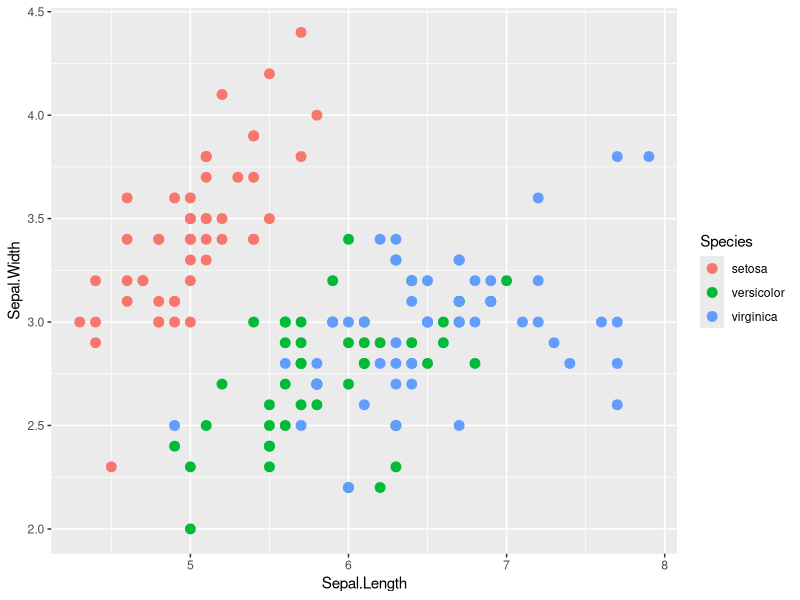
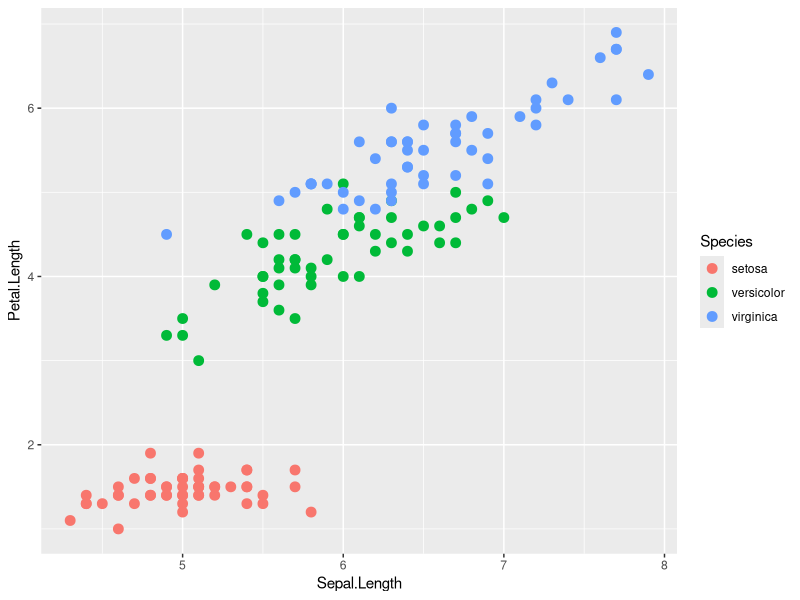
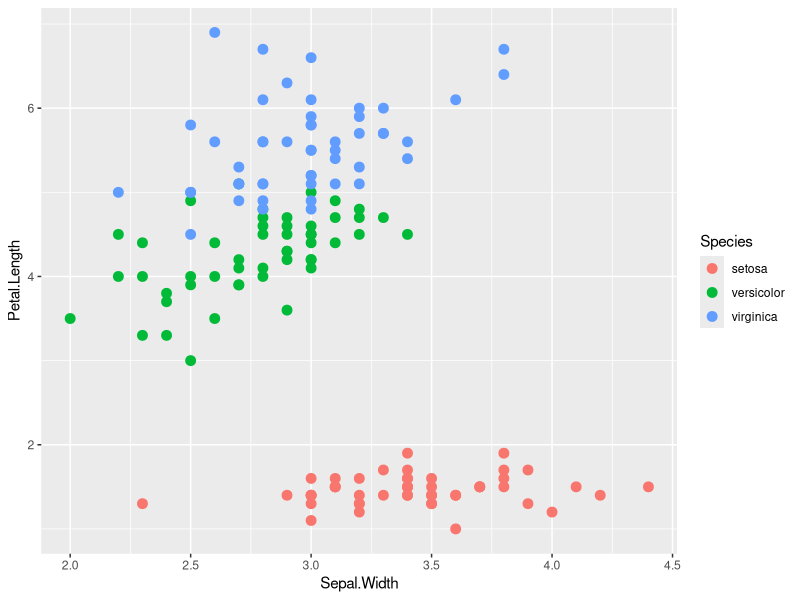
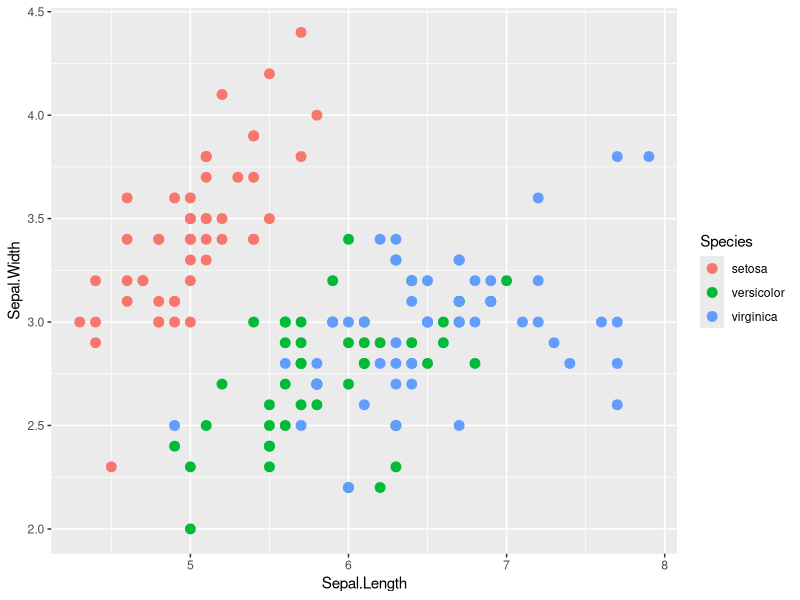
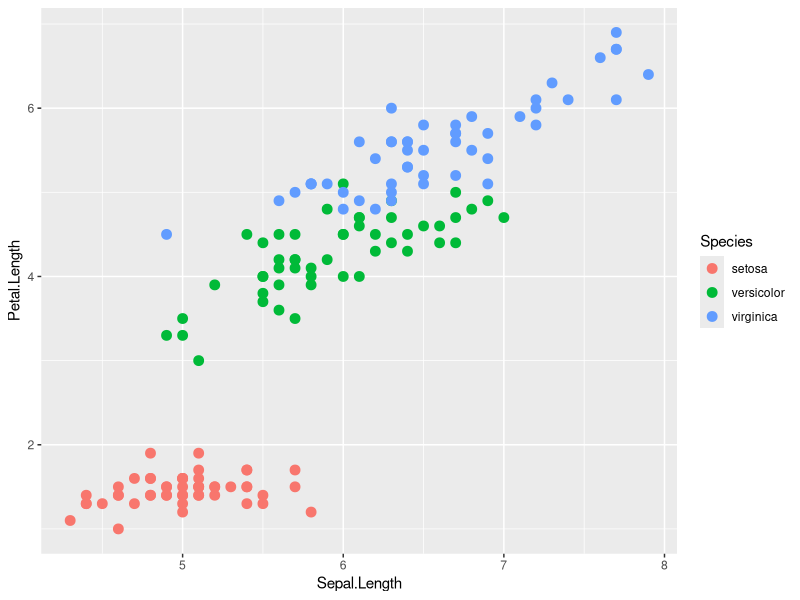
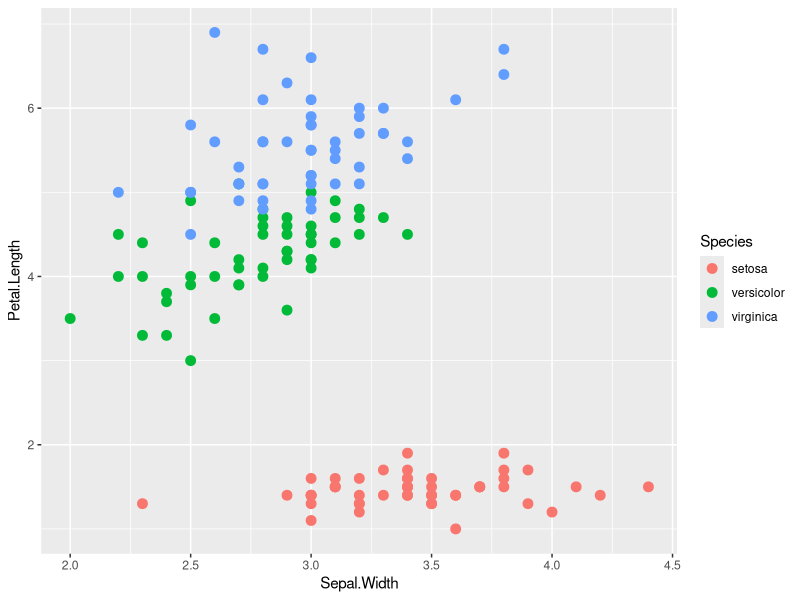

Reproduce these figures in R, in order.
# Original link: https://stackoverflow.com/questions/26034177/r-saving-multiple-ggplots-using-a-for-loop

# Plot separate ggplot figures in a loop.
library(ggplot2)

# Make list of variable names to loop over.
var_list = combn(names(iris)[1:3], 2, simplify=FALSE)
var_list
# Make plots.
plot_list = list()
for (i in 1:3) {
  p = ggplot(iris, aes_string(x=var_list[[i]][1], y=var_list[[i]][2])) +
    geom_point(size=3, aes(colour=Species))
  plot_list[[i]] = p
}

# Save plots to tiff. Makes a separate file for each plot.
for (i in 1:3) {
  file_name = paste("~/Downloads/iris_plot_", i, ".tiff", sep="")
  tiff(file_name)
  print(plot_list[[i]])
  dev.off()
}

# Another option: create pdf where each page is a separate plot.
pdf("~/Downloads/plots.pdf")
for (i in 1:3) {
  print(plot_list[[i]])
}
dev.off()
